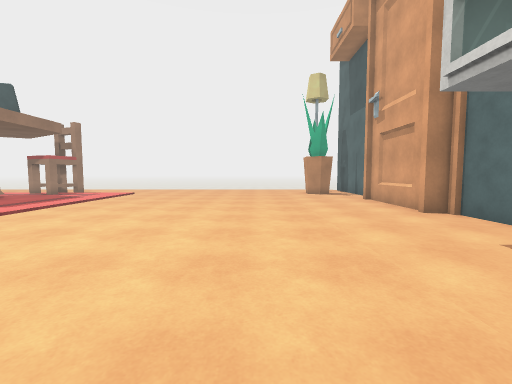
View 1 (above)

22 first-person views from a walk through a Unity game level. The camera is 1.3 m above the floor, tilts 4° down and sees 90° across. The floor is counted in squares, 1 m on a side. Each view is taken from the middle of a square. On the plan, view 1 faces up. The plan holds only what a view shows up to about 13 squares ahead; the rest is blank. The place goes on beyond the plan. The player is left out. Some surface patterns are stand-ins.

View 2
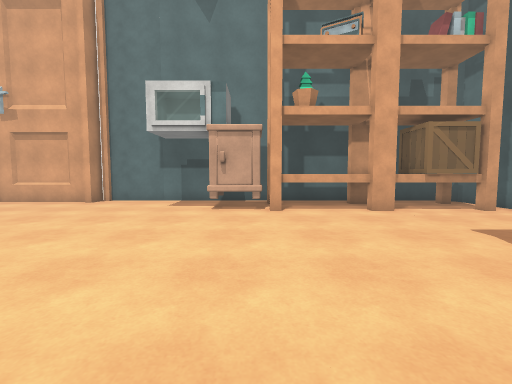

View 3
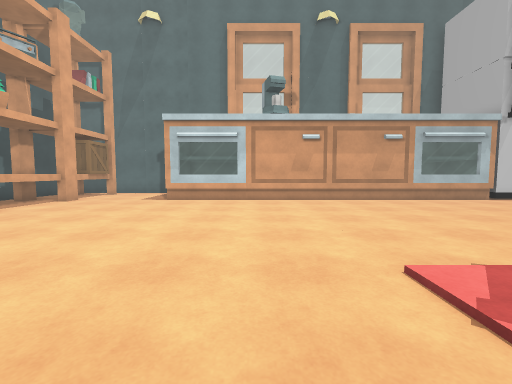

View 4
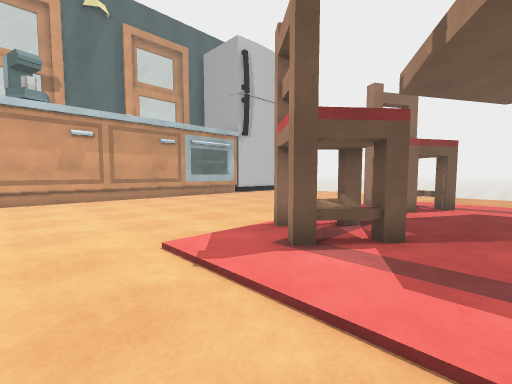

View 5
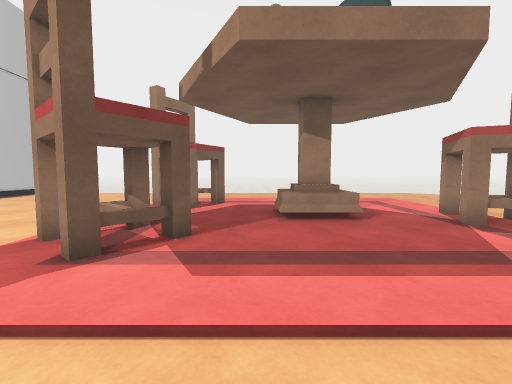

View 6
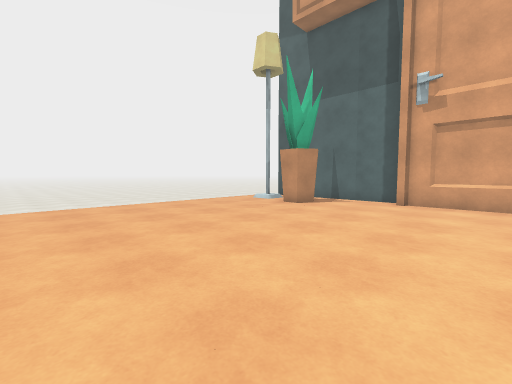

View 7
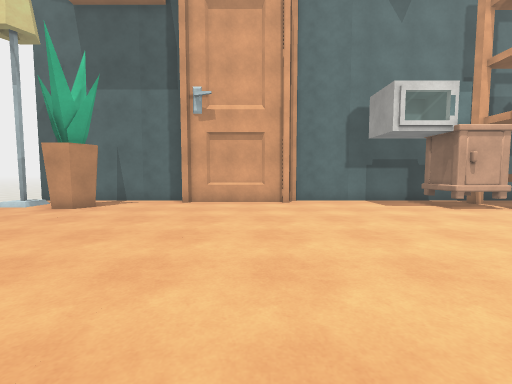

View 8
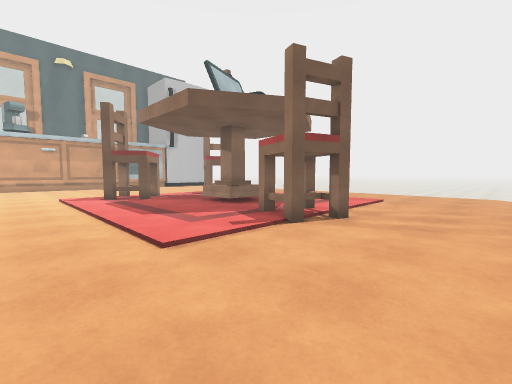

View 9
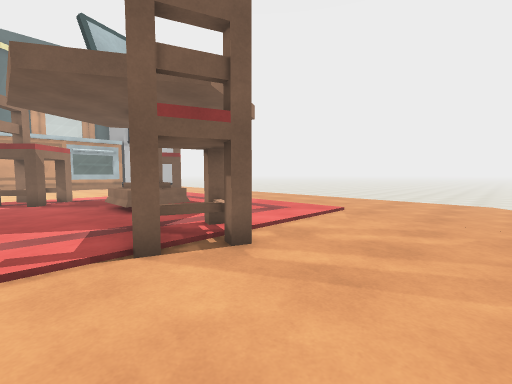

View 10
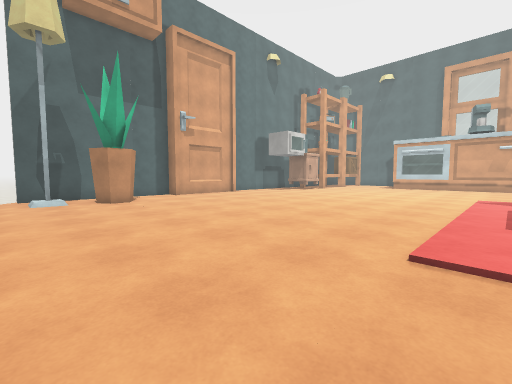

View 11
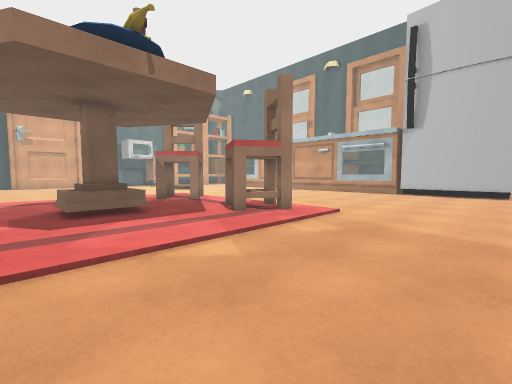

View 12
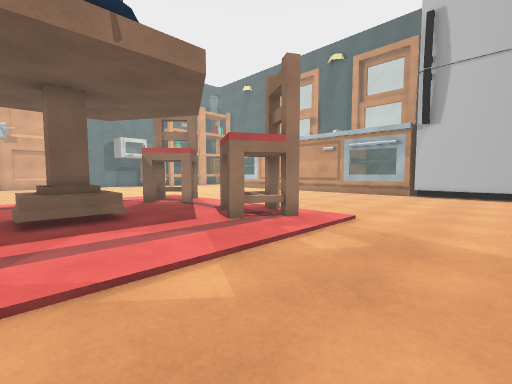

View 13
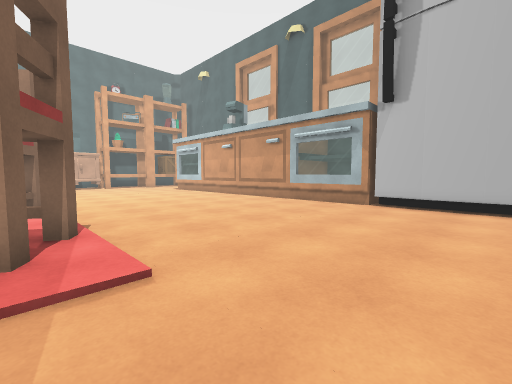

View 14
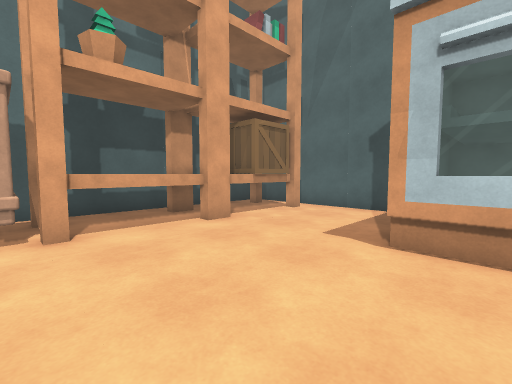

View 15
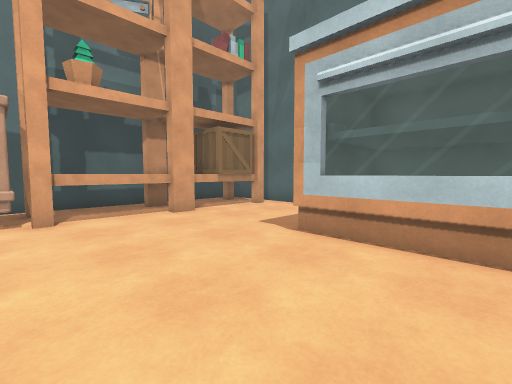

View 16
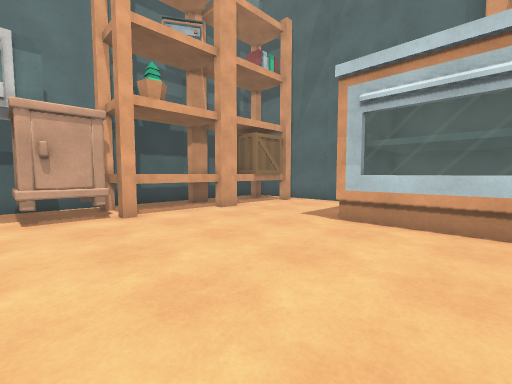

View 17
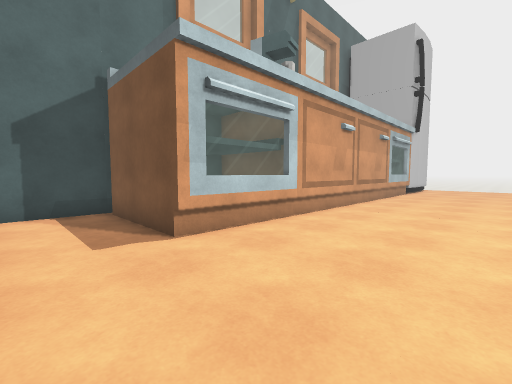

View 18
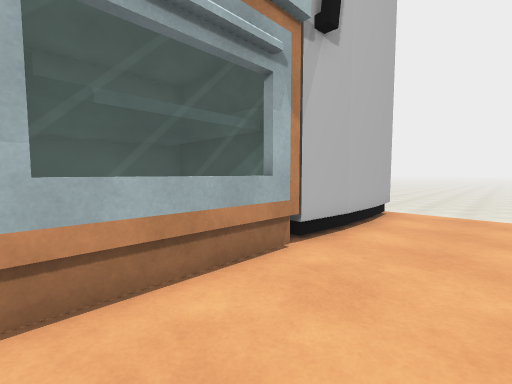

View 19
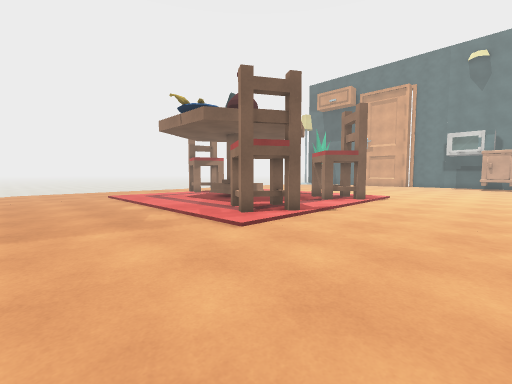

View 20
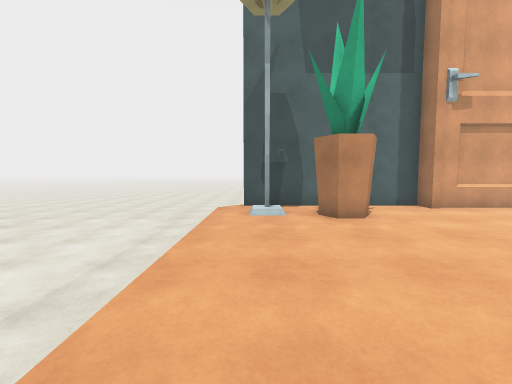

View 21
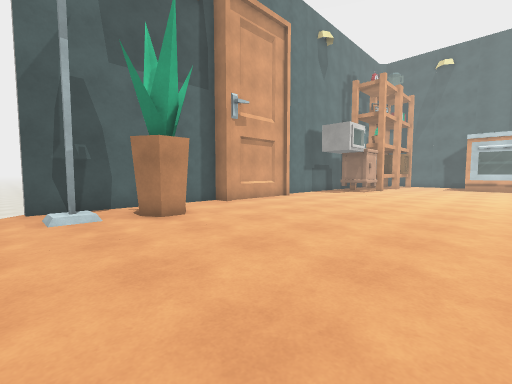

View 22
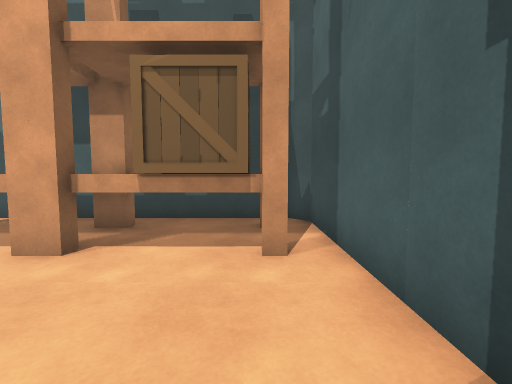

### Floor plan
Key: @ floor where view 1 was taken; # wall or solid block; . floor; / step, stairs or slope; v drop or lower ground; B bookshelf; A box; S stove; P plant; O other object.
Columns run from 23 left of view 1 to 7 right of it. Each row starts with its distance up from view 1.
 22                      vvvvvvvvvv
 21 v.............................v
 20 ...........................//.#
 19 ...........................//.#
 18 ...........................P..#
 17 ..........OO...............PP.#
 16 .........OOO..................#
 15 ...........O..................#
 14 ..............................#
 13 .........OO..................##
 12 ........OOO..................#
 11 ........OOO..................#
 10 .............................#
  9 ......O.....O................#
  8 ......OOO...OO...............##
  7 .....OOO...OO#................#
  6 .......#....#.................#
  5 ..............................#
  4 ..............................#
  3 ...........................OO.#
  2 ..........................O  .#
  1 ..........................OOO.#
  0 .......................@..BBB.#
 -1 ..........................BBB.#
 -2 ..........................BBB.#
 -3 ..........................#BB.#
 -4 ######SSSS OOOOOOOOOOO....BBB.#
 -5      #SSSS       OOOOO....AAA.#
 -6      #SSSS       OOOOO....A A.#
 -7      #SSSS       OOOOO....#AA.#
 -8      #            ####........#
 -9                      #########

Where each view was taken, in squares from view 1:
view 1: 0 up, 0 right, facing up
view 2: 1 up, 6 left, facing right
view 3: 9 up, 6 left, facing down
view 4: 10 up, 6 left, facing down-left
view 5: 10 up, 6 left, facing left
view 6: 10 up, 6 left, facing up-right
view 7: 10 up, 6 left, facing right
view 8: 21 up, 6 left, facing down-left
view 9: 21 up, 10 left, facing down-left
view 10: 21 up, 9 left, facing down-right
view 11: 14 up, 23 left, facing down-right
view 12: 13 up, 22 left, facing down-right
view 13: 7 up, 22 left, facing down-right
view 14: 1 up, 3 left, facing down-right
view 15: 1 up, 5 left, facing down-right
view 16: 3 up, 5 left, facing down-right
view 17: 1 up, 1 right, facing down-left
view 18: 1 down, 14 left, facing down-left
view 19: 1 up, 23 left, facing up-right
view 20: 20 up, 4 left, facing right
view 21: 21 up, 4 left, facing down-right
view 22: 7 down, 1 left, facing right
